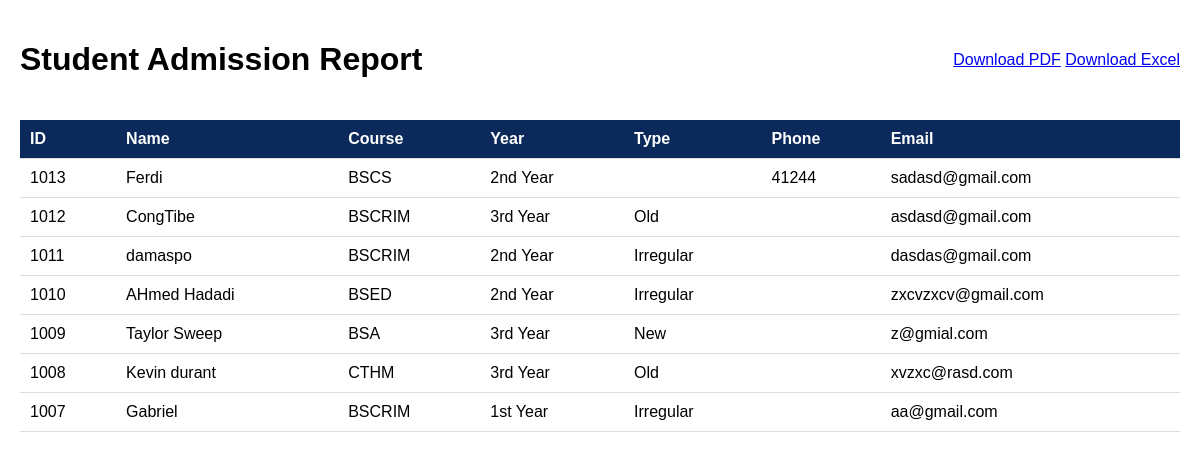
The app's page /report.php with its own data.
### tables this page shows
CREATE TABLE `tbladmission_addstudent` (
  `Admission_ID` int(11) NOT NULL,
  `full_name` varchar(255) NOT NULL,
  `birthdate` date NOT NULL,
  `gender` varchar(20) NOT NULL,
  `nationality` varchar(50) NOT NULL,
  `religion` varchar(50) NOT NULL,
  `address` text NOT NULL,
  `province` varchar(100) NOT NULL,
  `zip` varchar(10) NOT NULL,
  `city` varchar(100) NOT NULL,
  `email` varchar(255) NOT NULL,
  `phone` varchar(20) NOT NULL,
  `photo` varchar(255) DEFAULT NULL,
  `fathers_name` varchar(255) NOT NULL,
  `fathers_occupation` varchar(255) NOT NULL,
  `father_contact` varchar(20) NOT NULL,
  `mothers_name` varchar(255) NOT NULL,
  `mothers_occupation` varchar(255) NOT NULL,
  `mother_contact` varchar(20) NOT NULL,
  `guardian_name` varchar(255) NOT NULL,
  `guardian_relationship` varchar(100) NOT NULL,
  `guardian_contact` varchar(20) NOT NULL,
  `applying_grade` varchar(20) NOT NULL,
  `prevschool` varchar(255) NOT NULL,
  `last_grade` varchar(20) NOT NULL,
  `course` varchar(100) NOT NULL,
  `student_type` varchar(50) NOT NULL,
  `confirm` tinyint(1) NOT NULL,
  `signature` varchar(255) DEFAULT NULL,
  `sigdate` date DEFAULT NULL,
  `signature_path` varchar(255) NOT NULL,
  `document_path` varchar(255) NOT NULL,
  `document_name` varchar(255) NOT NULL,
  `status` varchar(255) DEFAULT 'Pending'
);

CREATE TABLE `tbladmission_studenttype` (
  `StudentType_ID` int(11) NOT NULL,
  `Admission_ID` int(11) NOT NULL,
  `StudentType` enum('new','old','irregular') NOT NULL
);

### report.php (the view, shortened to what this page needs)
<?php
include 'connect.php';
$type = isset($_GET['type']) ? strtolower($_GET['type']) : 'html';
$query = "
    SELECT a.*, s.StudentType
    FROM tbladmission_addstudent a
    LEFT JOIN tbladmission_studenttype s ON a.Admission_ID = s.Admission_ID
    ORDER BY a.Admission_ID DESC
";
$result = $conn->query($query);
if ($type === 'excel') {
    header('Content-Type: text/csv');
    header('Content-Disposition: attachment; filename="students_'.date('Ymd').'.csv"');
    $output = fopen('php://output', 'w');
    fputcsv($output, [
        'ID',
        'Full Name',
        'Course',
        'Year Level',
        'Student Type',
        'Phone',
        'Email'
    ]);
    while ($row = $result->fetch_assoc()) {
        fputcsv($output, [
            $row['Admission_ID'],
            $row['full_name'],
            $row['course'],
            $row['applying_grade'],
            ucfirst($row['StudentType']),
            $row['phone'],
            $row['email']
        ]);
    }
    fclose($output);
    exit();
}
else {
    ?>
    <!DOCTYPE html>
    <html>
    <head>
    </head>
    <body>
        <div class="header">
            <h1>Student Admission Report</h1>
            <div class="export-options">
                <a href="report.php?type=pdf" class="btn">Download PDF</a>
                <a href="report.php?type=excel" class="btn">Download Excel</a>
            </div>
        </div>
        <table>
            <thead>
                <tr>
                    <th>ID</th>
                    <th>Name</th>
                    <th>Course</th>
                    <th>Year</th>
                    <th>Type</th>
                    <th>Phone</th>
                    <th>Email</th>
                </tr>
            </thead>
            <tbody>
                <?php while ($row = $result->fetch_assoc()): ?>
                <tr>
                    <td><?= $row['Admission_ID'] ?></td>
                    <td><?= htmlspecialchars($row['full_name']) ?></td>
                    <td><?= htmlspecialchars($row['course']) ?></td>
                    <td><?= htmlspecialchars($row['applying_grade']) ?></td>
                    <td><?= htmlspecialchars(ucfirst($row['StudentType'])) ?></td>
                    <td><?= htmlspecialchars($row['phone']) ?></td>
                    <td><?= htmlspecialchars($row['email']) ?></td>
                </tr>
                <?php endwhile; ?>
            </tbody>
        </table>
    </body>
    </html>
    <?php
}
?>

### report.php (style rules this page uses)
body { font-family: Arial; margin: 20px; }
.header { display: flex; justify-content: space-between; align-items: center; }
.export-options { margin: 20px 0; }
table { width: 100%; border-collapse: collapse; margin-top: 20px; }
th, td { padding: 10px; text-align: left; border-bottom: 1px solid #ddd; }
th { background-color: #0b2a5b; color: white; }

### records on screen
tbladmission_addstudent: Admission_ID "1013", full_name "Ferdi", course "BSCS", applying_grade "2nd Year", phone "41244", email "sadasd@gmail.com"
tbladmission_addstudent: Admission_ID "1012", full_name "CongTibe", course "BSCRIM", applying_grade "3rd Year", tbladmission_studenttype.StudentType "Old", email "asdasd@gmail.com"
tbladmission_addstudent: Admission_ID "1011", full_name "damaspo", course "BSCRIM", applying_grade "2nd Year", tbladmission_studenttype.StudentType "Irregular", email "dasdas@gmail.com"
tbladmission_addstudent: Admission_ID "1010", full_name "AHmed Hadadi", course "BSED", applying_grade "2nd Year", tbladmission_studenttype.StudentType "Irregular", email "zxcvzxcv@gmail.com"
tbladmission_addstudent: Admission_ID "1009", full_name "Taylor Sweep", course "BSA", applying_grade "3rd Year", tbladmission_studenttype.StudentType "New", email "z@gmial.com"
tbladmission_addstudent: Admission_ID "1008", full_name "Kevin durant", course "CTHM", applying_grade "3rd Year", tbladmission_studenttype.StudentType "Old", email "xvzxc@rasd.com"
tbladmission_addstudent: Admission_ID "1007", full_name "Gabriel", course "BSCRIM", applying_grade "1st Year", tbladmission_studenttype.StudentType "Irregular", email "aa@gmail.com"
